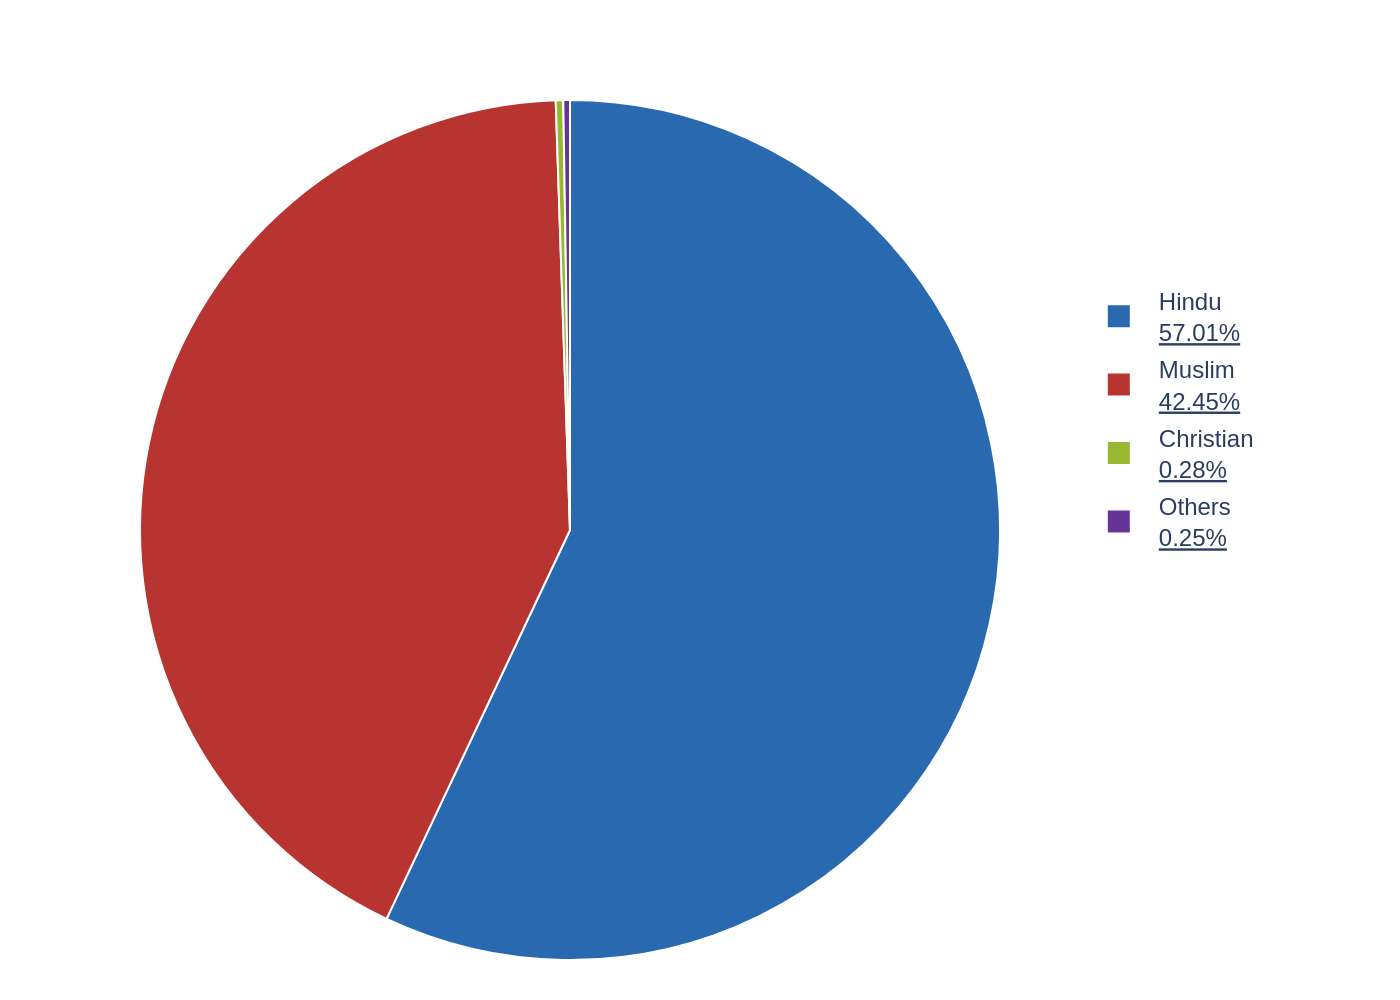

The Python source for this figure:
import sys
import json
import plotly.graph_objects as go

# Check for command-line argument
if len(sys.argv) != 2:
    print("Usage: python generate_chart.py <path_to_json_file>")
    sys.exit(1)

# Get JSON file path from command-line argument
json_filepath = sys.argv[1]

# Load data from the specified JSON file
try:
    with open(json_filepath, 'r', encoding='utf-8') as f:
        chart_info = json.load(f)
except FileNotFoundError:
    print(f"Error: JSON file not found at {json_filepath}")
    sys.exit(1)

# Extract data for plotting
chart_data = chart_info['chart_data']
texts = chart_info['texts']
colors = chart_info['colors']

# Prepare data specifically for the Pie chart
# The legend text is formatted using HTML to match the original's style
labels = [f"{item['category']}<br><u>{item['value']}%</u>" for item in chart_data]
values = [item['value'] for item in chart_data]

# Create the pie chart trace
pie_trace = go.Pie(
    labels=labels,
    values=values,
    marker=dict(colors=colors, line=dict(color='#FFFFFF', width=1)),
    hoverinfo='label+percent',
    textinfo='none',
    sort=False,
    direction='clockwise'
)

# Create the figure
fig = go.Figure(data=[pie_trace])

# Update layout for a clean and accurate look
fig.update_layout(
    title_text=texts['title'],
    font=dict(family="Arial", size=12),
    showlegend=True,
    legend=dict(
        x=0.98,
        y=0.8,
        xanchor='left',
        yanchor='top'
    ),
    margin=dict(l=20, r=150, t=50, b=20),
    paper_bgcolor='white',
    plot_bgcolor='white'
)

# Determine the output filename from the input JSON path
if json_filepath.endswith('.json'):
    output_filename = json_filepath[:-5] + '.png'
else:
    output_filename = json_filepath + '.png'

# Save the figure to a high-resolution PNG file
fig.write_image(output_filename, scale=2)

print(f"Chart successfully generated and saved to {output_filename}")
